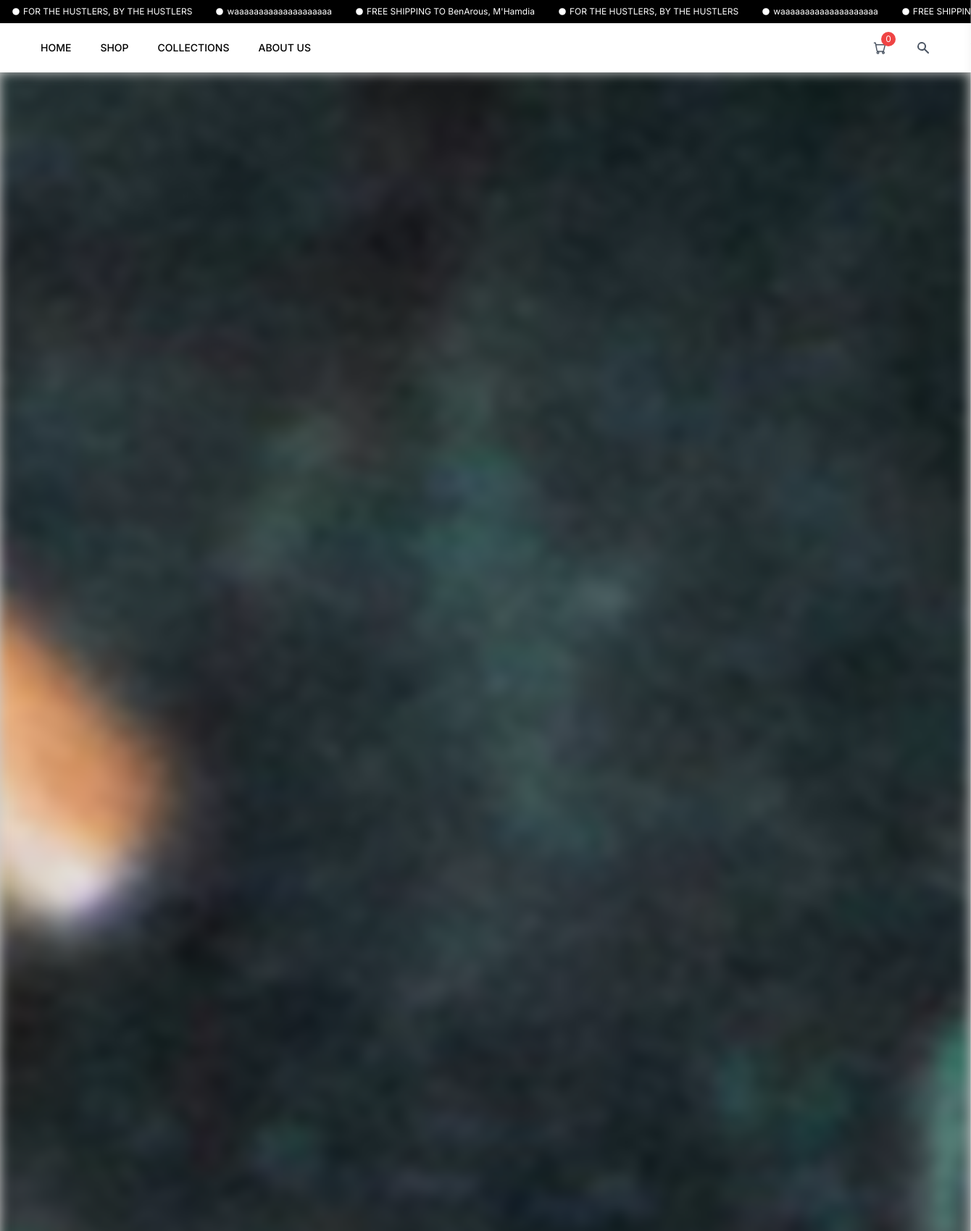
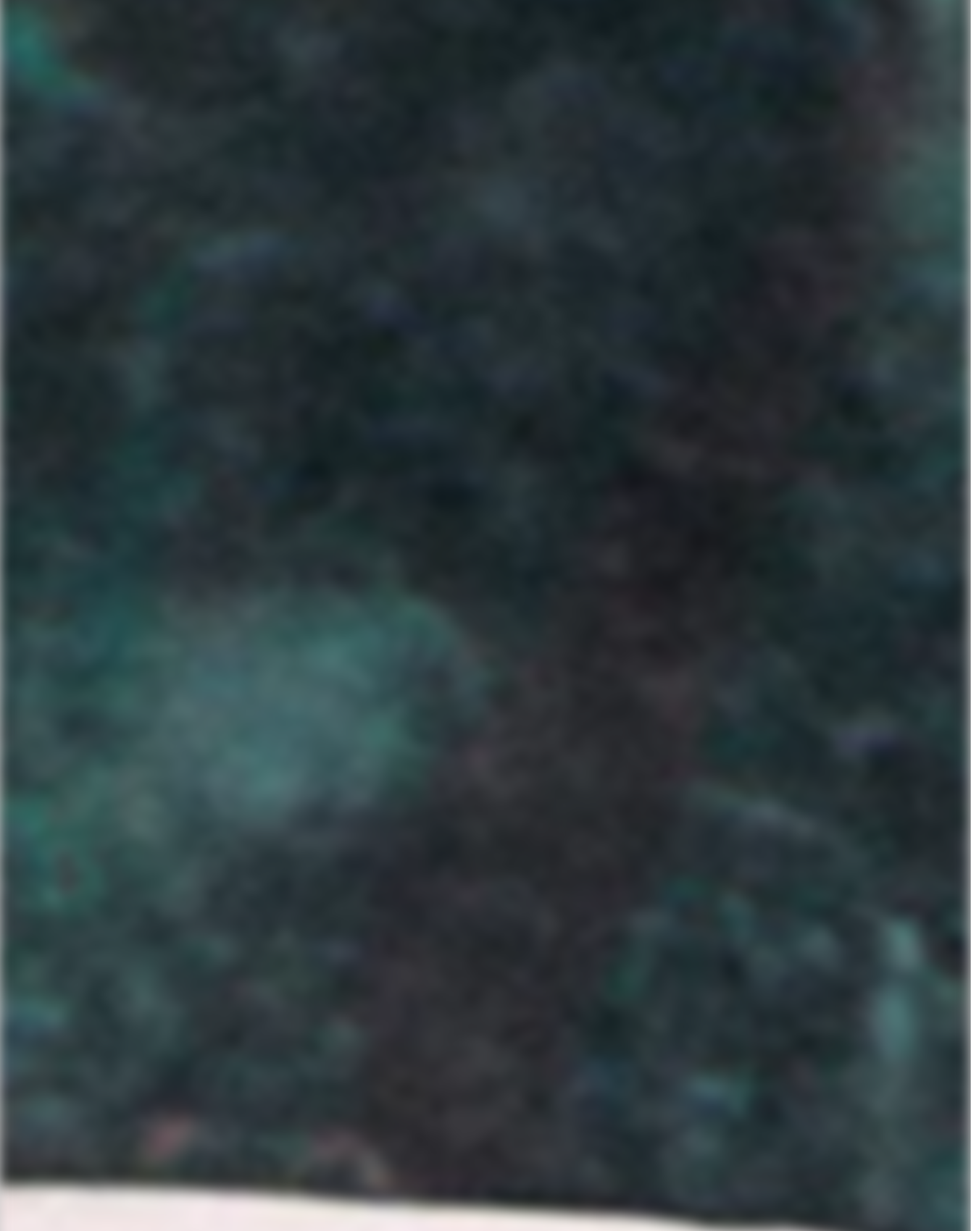
Page /about.php (upper part) on the committed database (2 pictures, top to bottom).
### tables this page shows
CREATE TABLE `site_settings` (
  `id` int(11) NOT NULL,
  `setting_key` varchar(100) NOT NULL,
  `setting_value` text DEFAULT NULL,
  `created_at` timestamp NOT NULL DEFAULT current_timestamp(),
  `updated_at` timestamp NOT NULL DEFAULT current_timestamp() ON UPDATE current_timestamp()
);

### includes/functions.php (called while the page is built, shortened)
<?php
function getSiteSetting($key, $default = '') {
    static $cachedSettings = [];
    if (isset($cachedSettings[$key])) {
        return $cachedSettings[$key];
    }
    $pdo = getDBConnection();
    $stmt = $pdo->prepare("SELECT setting_value FROM site_settings WHERE setting_key = ?");
    $stmt->execute([$key]);
    $result = $stmt->fetch();
    $value = $result ? $result['setting_value'] : $default;
    $cachedSettings[$key] = $value;
    return $value;
}
function isMaintenanceMode() {
    return getSiteSetting('maintenance_mode', '0') === '1';
}
function checkMaintenanceMode() {
    if (isMaintenanceMode() && !canBypassMaintenance()) {
        $_SESSION['maintenance_mode'] = true;
        $currentUrl = $_SERVER['REQUEST_URI'] ?? '/';
        $scriptName = $_SERVER['SCRIPT_NAME'] ?? '';
        $basePath = dirname($scriptName);
        if ($basePath === '.') {
            $basePath = '';
        }
        $maintenanceUrl = $basePath . '/maintenance.php?redirect=' . urlencode($currentUrl);
        header('Location: ' . $maintenanceUrl);
        exit();
    }
}
function getCartItems() {
    $pdo = getDBConnection();
    $sessionId = session_id();
    $stmt = $pdo->prepare("SELECT ci.*, p.name, p.price, p.sale_price, p.color
                          FROM cart_items ci
                          JOIN products p ON ci.product_id = p.id
                          WHERE ci.session_id = ?");
    $stmt->execute([$sessionId]);
    $items = $stmt->fetchAll();
    return $items;
}
function getAllAboutContent($editable = false) {
    $cacheKey = $editable ? 'editable' : 'regular';
    $pdo = getDBConnection();
    $stmt = $pdo->prepare("SELECT section_name, content_key, content_value, content_type, sort_order FROM aboutus WHERE is_active = 1 ORDER BY section_name, sort_order ASC");
    $stmt->execute();
    $results = $stmt->fetchAll();
    $allContent = [];
    foreach ($results as $row) {
        if (!isset($allContent[$row['section_name']])) {
            $allContent[$row['section_name']] = [];
        }
        if ($editable) {
            if (!isset($allContent[$row['section_name']][$row['content_key']])) {
                $allContent[$row['section_name']][$row['content_key']] = $row['content_value'];
            }
        } else {
            $allContent[$row['section_name']][$row['content_key']] = $row['content_value'];
        }
    }
    return $allContent;
}
?>

### about.php (the view, shortened to what this page needs)
<?php
require_once 'includes/functions.php';
checkMaintenanceMode();
$aboutContent = getAllAboutContent();
?>
<!DOCTYPE html>
<html lang="en">
<head>
    <title>About Us - <?php echo getSiteSetting('brand_name', 'BeamTheTeam'); ?></title>
    <script src="https://cdn.tailwindcss.com"></script>
    <link rel="stylesheet" href="style.css">
</head>
<body class="bg-white text-black overflow-x-hidden">
<?php include 'includes/header.php'; ?>
<section class="relative min-h-screen flex items-center justify-center overflow-hidden">
    <div class="absolute inset-0 parallax-bg" style="background-image: url('<?php echo htmlspecialchars($aboutContent['hero']['background_image'] ?? 'images/hero.webp'); ?>'); filter: blur(8px);"></div>
</section>
<?php include 'includes/footer.php'; ?>
</body>
</html> </body>
</html>

### includes/header.php (shortened to what this page needs)
<?php
require_once __DIR__ . '/functions.php';
?>
<!DOCTYPE html>
<html lang="en">
<head>
    <script src="https://cdn.tailwindcss.com"></script>
    <link rel="stylesheet" href="style.css">
</head>
<body class="bg-gray-100 text-gray-900">
    <div class="bg-black text-white text-xs py-2 px-4 overflow-hidden">
        <div class="flex animate-scroll space-x-8 whitespace-nowrap">
            <span class="flex items-center"><svg class="w-3 h-3 mr-1 flex-shrink-0" fill="currentColor" viewBox="0 0 20 20"><path d="M10 18a8 8 0 100-16 8 8 0 000 16zm1-11H9v3H8v2h1v3h2v-3h1v-2h-1V7z"></path></svg> <?php echo getSiteSetting('announcement_text_1', 'SHIPPING TO TUNISIA ON ORDERS +$150'); ?></span>
            <span class="flex items-center"><svg class="w-3 h-3 mr-1 flex-shrink-0" fill="currentColor" viewBox="0 0 20 20"><path d="M10 18a8 8 0 100-16 8 8 0 000 16zm1-11H9v3H8v2h1v3h2v-3h1v-2h-1V7z"></path></svg> <?php echo getSiteSetting('announcement_text_2', 'EASY RETURNS'); ?></span>
            <span class="flex items-center"><svg class="w-3 h-3 mr-1 flex-shrink-0" fill="currentColor" viewBox="0 0 20 20"><path d="M10 18a8 8 0 100-16 8 8 0 000 16zm1-11H9v3H8v2h1v3h2v-3h1v-2h-1V7z"></path></svg> <?php echo getSiteSetting('announcement_text_3', 'FREE SHIPPING TO TUNISIA ON ORDERS +$150'); ?></span>
            <span class="flex items-center"><svg class="w-3 h-3 mr-1 flex-shrink-0" fill="currentColor" viewBox="0 0 20 20"><path d="M10 18a8 8 0 100-16 8 8 0 000 16zm1-11H9v3H8v2h1v3h2v-3h1v-2h-1V7z"></path></svg> <?php echo getSiteSetting('announcement_text_1', 'SHIPPING TO TUNISIA ON ORDERS +$150'); ?></span>
            <span class="flex items-center"><svg class="w-3 h-3 mr-1 flex-shrink-0" fill="currentColor" viewBox="0 0 20 20"><path d="M10 18a8 8 0 100-16 8 8 0 000 16zm1-11H9v3H8v2h1v3h2v-3h1v-2h-1V7z"></path></svg> <?php echo getSiteSetting('announcement_text_2', 'EASY RETURNS'); ?></span>
            <span class="flex items-center"><svg class="w-3 h-3 mr-1 flex-shrink-0" fill="currentColor" viewBox="0 0 20 20"><path d="M10 18a8 8 0 100-16 8 8 0 000 16zm1-11H9v3H8v2h1v3h2v-3h1v-2h-1V7z"></path></svg> <?php echo getSiteSetting('announcement_text_3', 'FREE SHIPPING TO TUNISIA ON ORDERS +$150'); ?></span>
        </div>
    </div>
    <header class="bg-white shadow-sm py-4 px-4 md:px-8 lg:px-12 sticky top-0 z-50">
        <div class="flex items-center justify-between relative">
            <nav class="hidden md:flex items-center space-x-2 md:space-x-4 lg:space-x-6 text-xs md:text-sm font-medium">
                <a href="index.php" class="hover:text-gray-700 rounded-md p-1 md:p-2 block">HOME</a>
                <div class="relative group">
                    <a href="shop.php" class="hover:text-gray-700 rounded-md p-1 md:p-2 block">SHOP</a>
                </div>
                <a href="collections.php" class="hover:text-gray-700 rounded-md p-1 md:p-2 hidden sm:block">COLLECTIONS</a>
                <a href="about.php" class="hover:text-gray-700 rounded-md p-1 md:p-2 hidden xl:block">ABOUT US</a>
            </nav>
            <div class="absolute left-1/2 transform -translate-x-1/2">
                <a href="index.php" id="brand-logo" class="text-lg md:text-xl lg:text-2xl font-bold tracking-wider text-gray-800 rounded-md p-1 md:p-2 glitch-text relative select-none flex items-center gap-2" style="display:inline-block;">
                    <span class="logo-glitch-stack">
                    </span>
                </a>
            </div>
            <div class="flex items-center space-x-2 md:space-x-4 lg:space-x-6">
                <a href="view_cart.php" class="text-gray-600 hover:text-gray-800 rounded-md p-1 md:p-2 relative" aria-label="Cart">
                    <svg class="w-4 h-4 md:w-5 md:h-5" fill="none" stroke="currentColor" stroke-width="1.8" viewBox="0 0 24 24">
                      <circle cx="9" cy="20" r="1.5"/>
                      <circle cx="18" cy="20" r="1.5"/>
                      <path stroke-linecap="round" stroke-linejoin="round" d="M3 4h2l2.4 12.29a2 2 0 0 0 2 1.71h7.2a2 2 0 0 0 2-1.71L21 7H6"/>
                    </svg>
                    <span class="absolute -top-1 -right-1 bg-red-500 text-white text-xs rounded-full w-5 h-5 flex items-center justify-center cart-count">
                        <?php
                        $cartItems = getCartItems();
                        $totalItems = array_sum(array_column($cartItems, 'quantity'));
                        echo $totalItems;
                        ?>
                    </span>
                </a>
                <button id="search-button" class="text-gray-600 hover:text-gray-800 rounded-md p-1 md:p-2 relative group" aria-label="Search">
                    <svg class="w-4 h-4 md:w-5 md:h-5" fill="currentColor" viewBox="0 0 20 20"><path fill-rule="evenodd" d="M8 4a4 4 0 100 8 4 4 0 000-8zM2 8a6 6 0 1110.89 3.476l4.817 4.817a1 1 0 01-1.414 1.414l-4.816-4.816A6 6 0 012 8z" clip-rule="evenodd"></path></svg>
                </button>
            </div>
        </div>
    </header>

### style.css (style rules this page uses)
.glitch-text { color: #fff; position: relative; text-shadow: 2px 0 #00ffe7, -2px 0 #ff00c8, 0 2px #00ffe7, 0 -2px #ff00c8; animation: glitch-anim 1s infinite linear alternate-reverse; }
body { font-family: 'Inter', sans-serif; margin: 0; padding: 0; overflow-x: hidden; }
.animate-scroll { animation: scroll 30s linear infinite; animation-direction: reverse; }
.cart-count { transition: all 0.3s ease; }
button, .size-btn, .quantity-btn { transition: all 0.2s ease; }

### about.php (style rules this page uses)
.parallax-bg { background-attachment: fixed; background-position: center; background-repeat: no-repeat; background-size: cover; }

### includes/header.php (style rules this page uses)
.logo-glitch-stack { position: relative; width: 5rem; height: 5rem; display: inline-block; }

### rows in the picture
site_settings: setting_value "FOR THE HUSTLERS, BY THE HUSTLERS"
site_settings: setting_value "waaaaaaaaaaaaaaaaaaaa"
site_settings: setting_value "FREE SHIPPING TO BenArous, M'Hamdia"

### other values in the picture
getSiteSetting('announcement_text_2', 'EASY RETURNS') "waaaaaaaaaaaaaaaaaaaa"
$totalItems "0"
